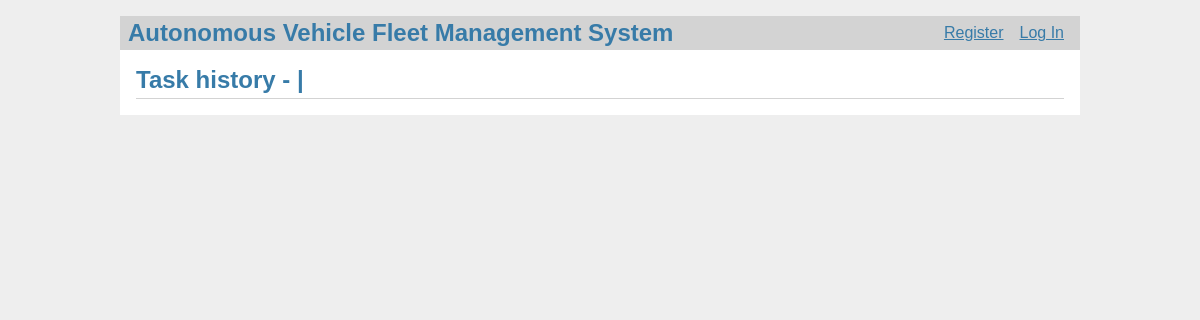
The app's page /vehicles/task_history?vid=2, older data.
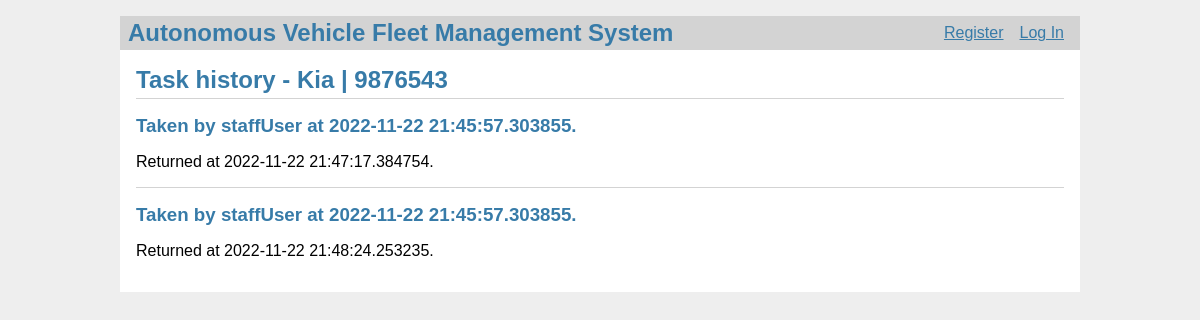
The same page, newer data.
### models.py (models this page shows, shortened)
class Vehicle(db.Model):
    id = db.Column(db.Integer, primary_key=True)
    manufacturer = db.Column(db.String(80), unique=False, nullable=False)
    license_plate_number = db.Column(
        db.String(80), unique=True, nullable=False)
    user_id = db.Column(db.Integer, nullable=True)
    available = db.Column(db.Boolean, unique=False,
                          nullable=False, default=True)

class VehicleTask(db.Model):
    id = db.Column(db.Integer, primary_key=True)
    vehicle_id = db.Column(db.Integer, nullable=False)
    user_id = db.Column(db.Integer, nullable=False)
    completed = db.Column(db.Boolean, unique=False,
                          nullable=False, default=False)
    start_time = db.Column(db.DateTime, nullable=False)
    end_time = db.Column(db.DateTime, nullable=True)

class User(db.Model):
    id = db.Column(db.Integer, primary_key=True)
    username = db.Column(db.String(80), unique=True, nullable=False)
    password = db.Column(db.String(80), unique=True, nullable=False)
    role = db.Column(db.String(80), unique=False, nullable=False)

### vehicles.py (the view)
@bp.route('/task_history', methods=('GET', 'POST'))
def task_history():
    vid = request.args.get('vid')
    vehicle = Vehicle.query.filter_by(id=vid).first()
    tasks = VehicleTask.query.filter_by(vehicle_id=vid).all()
    users = {
        user.id: user for user in
        User.query.filter(User.id.in_(
            [task.user_id for task in tasks]
        )).all()
    }
    return render_template('vehicles/task_history.html', vehicle=vehicle, tasks=tasks, users=users)

### auth.py (called while the page is built)
@bp.before_app_request
def load_logged_in_user():
    user_id = session.get('user_id')
    if user_id is None:
        g.user = None
    else:
        g.user = User.query.filter_by(id=user_id).first()

### templates/vehicles/task_history.html (shortened to what this page needs)
{% extends 'base.html' %}
{% block header %}
<h1>Task history - {% block title %}{{ vehicle.manufacturer }} | {{ vehicle.license_plate_number }}{% endblock %}</h1>
{% endblock %}
{% block content %}
{% for t in tasks %}
<article class="task">
    <header>
        <div>
            <h1>Taken by {{ users[t.user_id].username }} at {{ t.start_time }}.</h1>
            {% if t.end_time %}
            <p>Returned at {{ t.end_time }}.</p>
            {% else %}
            <p>Not yet returned.</p>
            {% endif %}
        </div>
    </header>
</article>
{% if not loop.last %}
<hr>
{% endif %}
{% endfor %}
{% endblock %}

Row changes from the older to the newer data that the page shows:
added Vehicle: manufacturer "Kia", license_plate_number "9876543"
added VehicleTask: start_time "2022-11-22 21:45:57.303855", end_time "2022-11-22 21:47:17.384754"
now on this page (row edited): User: username "staffUser"
added VehicleTask: start_time "2022-11-22 21:45:57.303855", end_time "2022-11-22 21:48:24.253235"
